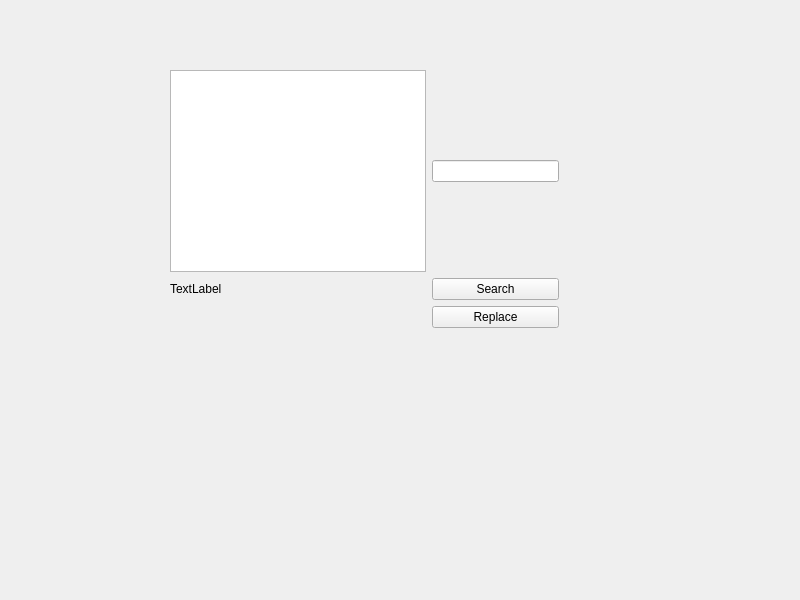
<?xml version="1.0" encoding="UTF-8"?>
<ui version="4.0">
 <class>newtab</class>
 <widget class="QWidget" name="newtab">
  <property name="windowModality">
   <enum>Qt::NonModal</enum>
  </property>
  <property name="geometry">
   <rect>
    <x>0</x>
    <y>0</y>
    <width>800</width>
    <height>600</height>
   </rect>
  </property>
  <property name="sizePolicy">
   <sizepolicy hsizetype="Expanding" vsizetype="Expanding">
    <horstretch>0</horstretch>
    <verstretch>0</verstretch>
   </sizepolicy>
  </property>
  <property name="minimumSize">
   <size>
    <width>800</width>
    <height>600</height>
   </size>
  </property>
  <property name="windowTitle">
   <string>Form</string>
  </property>
  <widget class="QWidget" name="gridLayoutWidget">
   <property name="geometry">
    <rect>
     <x>170</x>
     <y>70</y>
     <width>389</width>
     <height>258</height>
    </rect>
   </property>
   <layout class="QGridLayout" name="gridLayout">
    <item row="0" column="0">
     <widget class="MyTextEdit" name="textEdit"/>
    </item>
    <item row="0" column="1">
     <widget class="QLineEdit" name="inputText"/>
    </item>
    <item row="1" column="0">
     <widget class="QLabel" name="textCursor">
      <property name="text">
       <string>TextLabel</string>
      </property>
     </widget>
    </item>
    <item row="1" column="1">
     <widget class="QPushButton" name="pushButtonSearch">
      <property name="text">
       <string>Search</string>
      </property>
     </widget>
    </item>
    <item row="2" column="1">
     <widget class="QPushButton" name="pushButtonReplace">
      <property name="text">
       <string>Replace</string>
      </property>
     </widget>
    </item>
   </layout>
  </widget>
 </widget>
 <customwidgets>
  <customwidget>
   <class>MyTextEdit</class>
   <extends>QTextEdit</extends>
   <header>mytextedit.h</header>
  </customwidget>
 </customwidgets>
 <resources/>
 <connections/>
</ui>
